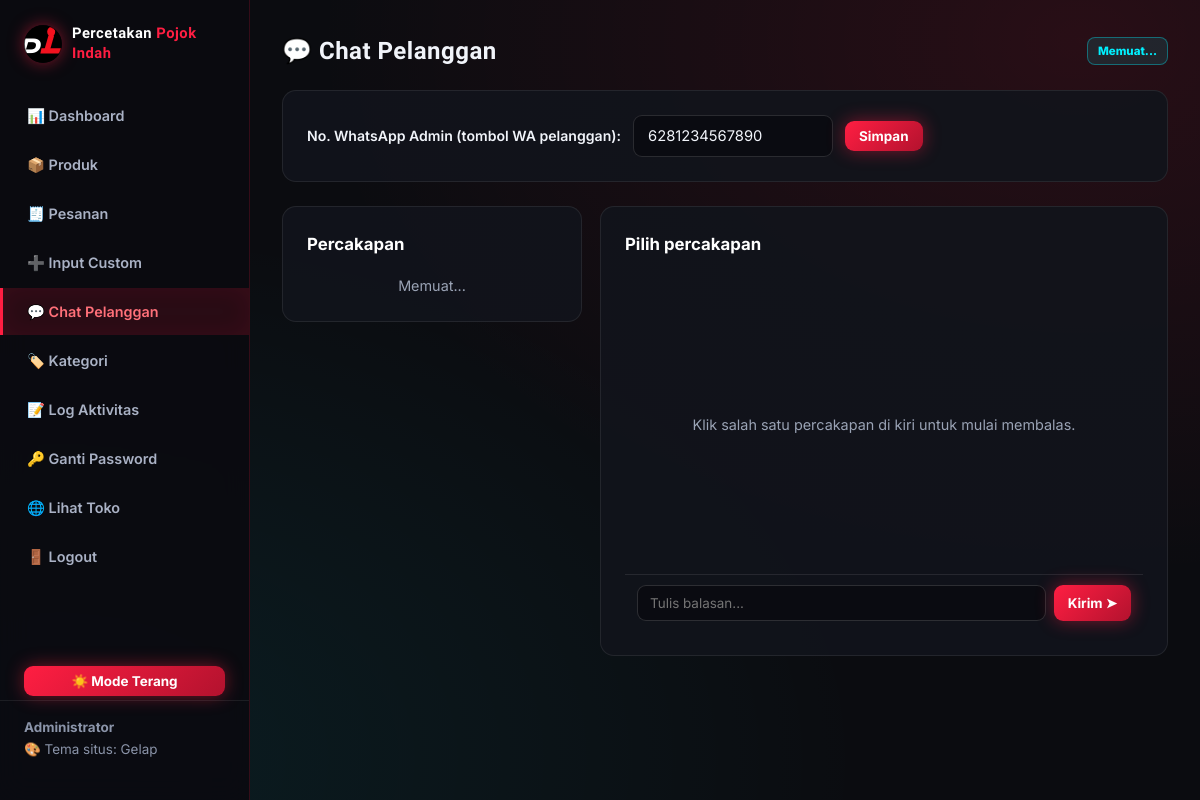
Page /admin/index.php?page=chat (signed in) on the earlier database version.
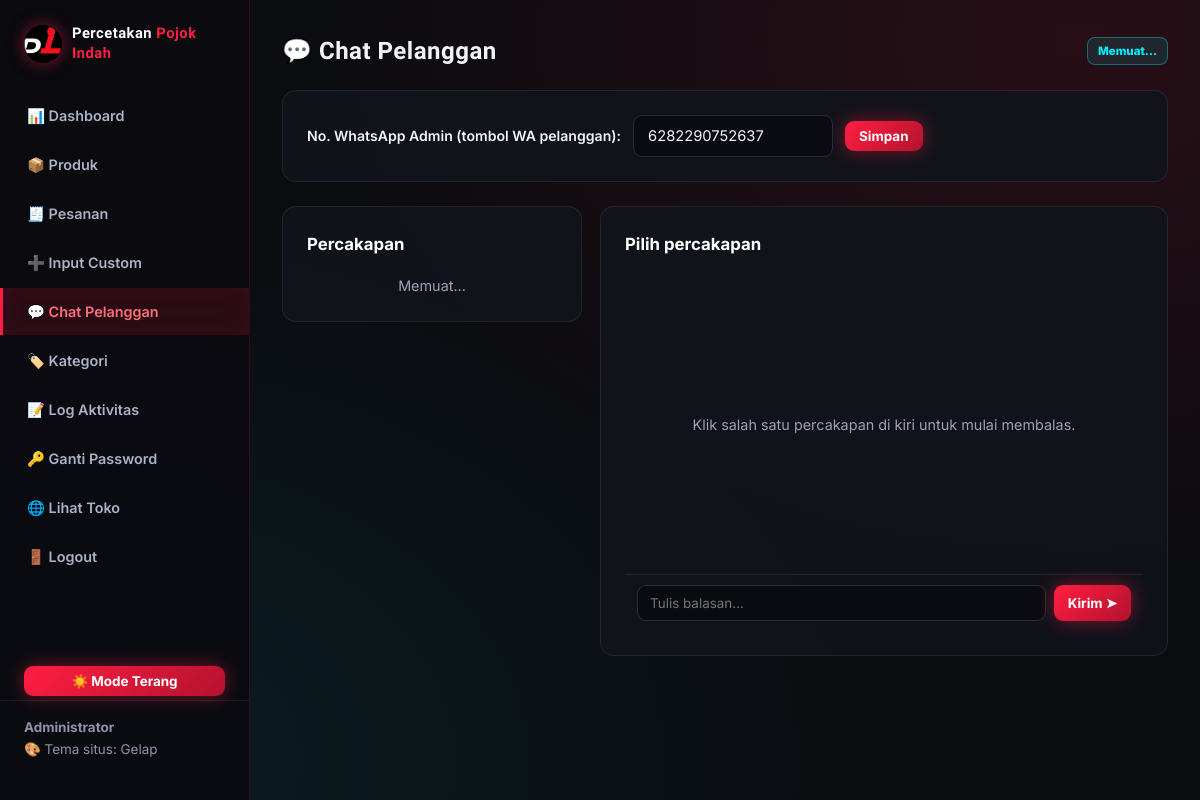
Same page on the later database version.
### tables this page shows
CREATE TABLE IF NOT EXISTS pengaturan (
    kunci VARCHAR(50) NOT NULL PRIMARY KEY,
    nilai TEXT
);

### config.php (called while the page is built, shortened)
<?php
function db_connect() {
    $conn = new mysqli(DB_HOST, DB_USER, DB_PASS);
    $conn->set_charset('utf8mb4');
    $conn->query("CREATE DATABASE IF NOT EXISTS `" . DB_NAME . "` CHARACTER SET utf8mb4 COLLATE utf8mb4_unicode_ci");
    return $conn;
}
$conn = db_connect();
function q($sql) {
    global $conn;
    $res = $conn->query($sql);
    return $res;
}
function q_row($sql) {
    $res = q($sql);
    if ($res && $res->num_rows > 0) {
        return $res->fetch_assoc();
    }
    return null;
}
$conn->query("CREATE TABLE IF NOT EXISTS pengaturan (
    kunci VARCHAR(50) NOT NULL PRIMARY KEY,
    nilai TEXT
) ENGINE=InnoDB");
$conn->query("INSERT IGNORE INTO pengaturan (kunci, nilai) VALUES ('tema', 'gelap')");
$conn->query("INSERT IGNORE INTO pengaturan (kunci, nilai) VALUES ('app_url', '')");
$conn->query("INSERT IGNORE INTO pengaturan (kunci, nilai) VALUES ('recovery_q', '')");
$conn->query("INSERT IGNORE INTO pengaturan (kunci, nilai) VALUES ('recovery_a', '')");
function get_setting($kunci, $default = '') {
    global $conn;
    $k = $conn->real_escape_string((string)$kunci);
    $res = $conn->query("SELECT nilai FROM pengaturan WHERE kunci = '$k' LIMIT 1");
    if ($res && $res->num_rows > 0) {
        $row = $res->fetch_assoc();
        return $row['nilai'];
    }
    return $default;
}
$APP_TEMA = get_setting('tema', 'gelap');
function wa_admin() {
    $no = preg_replace('/[^0-9]/', '', (string)get_setting('wa_admin', '6281234567890'));
    if (strpos($no, '62') === 0) {
        return $no;
    }
    return $no;
}
?>

### admin/index.php (the view, shortened to what this page needs)
<?php
require __DIR__ . '/../config.php';
$page = isset($_GET['page']) ? $_GET['page'] : 'dashboard';
$__cu = q_row("SELECT COUNT(*) j FROM chat WHERE dari = 'pelanggan' AND dibaca = 0");
$chat_unread = $__cu ? (int)$__cu['j'] : 0;
?>
<!DOCTYPE html>
<html lang="id">
<head>
    <link rel="stylesheet" href="../assets/css/style.css?v=<?= filemtime('../assets/css/style.css') ?>">
    <link rel="stylesheet" href="../assets/css/admin.css?v=<?= filemtime('../assets/css/admin.css') ?>">
</head>
<body class="admin-body<?= $APP_TEMA === 'terang' ? ' terang' : '' ?>">
<div class="admin-layout">
    <aside class="admin-sidebar">
        <a href="../index.php" class="logo admin-logo">
            <img src="../assets/img/logo.svg" alt="Percetakan Pojok Indah" class="logo-img">
            <span class="logo-text">Percetakan <span>Pojok Indah</span></span>
        </a>
        <nav class="admin-nav">
            <a href="index.php?page=dashboard" class="<?= $page == 'dashboard' ? 'active' : '' ?>">📊 Dashboard</a>
            <a href="index.php?page=produk" class="<?= in_array($page, ['produk', 'tambah_produk', 'edit_produk']) ? 'active' : '' ?>">📦 Produk</a>
            <a href="index.php?page=pesanan" class="<?= in_array($page, ['pesanan', 'detail_pesanan', 'pesanan_custom']) ? 'active' : '' ?>">🧾 Pesanan</a>
            <a href="index.php?page=pesanan_custom" class="<?= $page == 'pesanan_custom' ? 'active' : '' ?>">➕ Input Custom</a>
            <a href="index.php?page=chat" class="<?= $page == 'chat' ? 'active' : '' ?>">💬 Chat Pelanggan<?php if ($chat_unread > 0): ?> <span class="chat-unread"><?= $chat_unread ?></span><?php endif; ?></a>
            <a href="index.php?page=kategori" class="<?= $page == 'kategori' ? 'active' : '' ?>">🏷️ Kategori</a>
            <a href="index.php?page=log" class="<?= $page == 'log' ? 'active' : '' ?>">📝 Log Aktivitas</a>
            <a href="index.php?page=ganti_password" class="<?= $page == 'ganti_password' ? 'active' : '' ?>">🔑 Ganti Password</a>
            <a href="../index.php" target="_blank">🌐 Lihat Toko</a>
            <a href="index.php?page=logout" onclick="return confirm('Yakin mau logout?')">🚪 Logout</a>
        </nav>
        <form method="post" action="" onsubmit="return temaSubmit(this)" style="padding: 0 24px; margin: 12px 0 4px;">
            <button type="submit" id="themeToggle" name="ganti_tema" value="1" class="btn btn-primary btn-sm btn-block" title="Ganti mode gelap / terang">
            </button>
        </form>
        <div class="admin-user">
            <strong><?= htmlspecialchars($_SESSION['admin_nama'] ?? $_SESSION['admin_username']) ?></strong><br>
            <span>🎨 Tema situs: <span id="temaStatus"><?= $APP_TEMA === 'terang' ? 'Terang' : 'Gelap' ?></span></span>
        </div>
    </aside>
    <main class="admin-content">
        <?php
        if ($page == 'chat'):
            $wa_now = wa_admin();
        ?>
            <div class="admin-head-row">
                <h1 class="admin-title">💬 Chat Pelanggan</h1>
                <span class="badge badge-proses" id="chatUnreadTop">Memuat...</span>
            </div>
            <div class="admin-panel">
                <form method="post" class="admin-form form-inline" style="margin-bottom:0">
                    <label style="font-weight:600;font-size:0.88rem">No. WhatsApp Admin (tombol WA pelanggan):</label>
                    <input type="text" name="wa_admin" class="form-control" value="<?= htmlspecialchars($wa_now) ?>" placeholder="628xxxxxxxxxx" style="max-width:200px">
                    <button type="submit" name="simpan_wa" class="btn btn-primary btn-sm">Simpan</button>
                </form>
            </div>
            <div class="chat-admin-layout">
                <div class="admin-panel">
                    <h3>Percakapan</h3>
                    <div class="chat-list" id="chatList"><p class="chat-empty">Memuat...</p></div>
                </div>
                <div class="admin-panel chat-thread">
                    <h3 id="chatThreadTitle">Pilih percakapan</h3>
                    <div class="chat-thread-body" id="chatThread"><p class="chat-empty">Klik salah satu percakapan di kiri untuk mulai membalas.</p></div>
                    <form class="chat-foot" id="chatReplyForm" hidden autocomplete="off">
                        <input type="text" id="chatReplyText" placeholder="Tulis balasan..." maxlength="1000">
                        <button type="submit" class="btn btn-primary btn-sm">Kirim ➤</button>
                    </form>
                </div>
            </div>
        <?php endif; ?>
    </main>
</div>
</body>
</html>

### assets/css/style.css (style rules this page uses)
*, *::before, *::after { margin: 0; padding: 0; box-sizing: border-box; }
:root { --bg: #0b0c10; --card: #12141c; --card-2: #171a24; --red: #ff1e42; --red-dark: #c4002b; --red-glow: rgba(255, 30, 66, 0.55); --cyan: #00f0ff; --blue: #0066ff; --primary: #2563eb; --primary-dark: #1d4ed8; --txt: #f1f4fa; --muted: #9aa3b5; --line: rgba(255, 255, 255, 0.09); --success: #22c55e; --success-bg: rgba(34, 197, 94, 0.12); --danger: #ff4d5e; --danger-bg: rgba(255, 30, 66, 0.12); --warning-bg: rgba(245, 158, 11, 0.14); --info-bg: rgba(0, 240, 255, 0.1); --radius: 14px; --radius-sm: 9px; --font-head: 'Orbitron', 'Segoe UI', system-ui, sans-serif; --font-body: 'Inter', 'Segoe UI', system-ui, -apple-system, sans-serif; }
html { scroll-behavior: smooth; }
body { font-family: var(--font-body); color: var(--txt); line-height: 1.6; background-color: var(--bg); background-image: radial-gradient(at 10% 8%, rgba(255, 30, 66, 0.16) 0, transparent 50%), radial-gradient(at 90% 18%, rgba(0, 240, 255, 0.1) 0, transparent 50%), radial-gradient(at 50% 85%, rgba(255, 0, 51, 0.13) 0, transparent 55%); background-attachment: fixed; min-height: 100vh; display: flex; flex-direction: column; }
body > main, main { flex: 1; }
img { max-width: 100%; display: block; }
a { text-decoration: none; color: inherit; }
button, .card-zoom, .gal-thumb, .gal-main { touch-action: manipulation; -webkit-tap-highlight-color: transparent; }
.logo { display: flex; align-items: center; gap: 10px; font-family: var(--font-head); font-size: 1.05rem; font-weight: 800; letter-spacing: 0.5px; color: #fff; white-space: nowrap; }
.logo-img { width: 42px; height: 42px; border-radius: 50%; object-fit: cover; flex-shrink: 0; box-shadow: 0 0 16px rgba(255, 30, 66, 0.5); }
.logo-text { color: #fff; line-height: 1.2; }
.logo-text span { color: var(--red); }
.btn { display: inline-flex; align-items: center; justify-content: center; gap: 8px; padding: 10px 20px; border-radius: var(--radius-sm); font-weight: 700; border: none; cursor: pointer; transition: all 0.25s; font-size: 0.92rem; text-align: center; font-family: inherit; }
.btn-primary { background: linear-gradient(135deg, var(--red) 0%, #b3122e 100%); color: #fff; box-shadow: 0 0 18px rgba(255, 30, 66, 0.45); }
.btn-sm { padding: 7px 14px; font-size: 0.84rem; }
.btn-block { width: 100%; }
.badge { display: inline-block; padding: 4px 10px; border-radius: 8px; font-size: 0.72rem; font-weight: 800; }
.badge-proses { background: var(--info-bg); color: var(--cyan); border: 1px solid rgba(0, 240, 255, 0.35); }
.form-control { width: 100%; padding: 11px 14px; background: rgba(10, 12, 17, 0.9); border: 1px solid rgba(255, 255, 255, 0.13); border-radius: 9px; color: var(--txt); font-size: 0.92rem; outline: none; transition: border-color 0.2s, box-shadow 0.2s; font-family: inherit; }
.chat-foot { display: flex; gap: 8px; padding: 10px 12px; border-top: 1px solid var(--line); }
.chat-foot input { flex: 1; background: rgba(10, 12, 17, 0.9); border: 1px solid rgba(255, 255, 255, 0.14); border-radius: 9px; padding: 9px 12px; color: var(--txt); font-size: 0.84rem; outline: none; font-family: inherit; min-width: 0; }
.chat-admin-layout { display: grid; grid-template-columns: 300px 1fr; gap: 18px; align-items: start; }
.chat-list { display: flex; flex-direction: column; gap: 8px; max-height: 560px; overflow-y: auto; }
.chat-thread { display: flex; flex-direction: column; min-height: 420px; }
.chat-thread-body { flex: 1; min-height: 300px; max-height: 480px; overflow-y: auto; padding: 16px; display: flex; flex-direction: column; gap: 9px; }
.chat-empty { margin: auto; color: var(--muted); font-size: 0.9rem; text-align: center; }
:root { color-scheme: dark; }

Differences in the rows shown:
added pengaturan: wa_admin "6282290752637"
Other differences:
form field wa_admin: "6281234567890" → (not shown)
